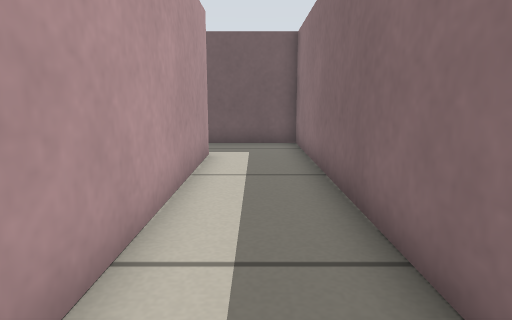
View 1 (above)

24 first-person views from a walk through a world built for the Player/Stage simulator. The camera is 0.39 m above the floor, tilts 10° down and sees 75° across. The lines on the ground mark 1 m squares. The floor is counted in squares, 0.25 m on a side. Each view is taken from the middle of a square. On the plan, view 1 faces up. The plan holds only what a view shows up to about 16 squares ahead; the rest is blank. Robots are left out.

View 2
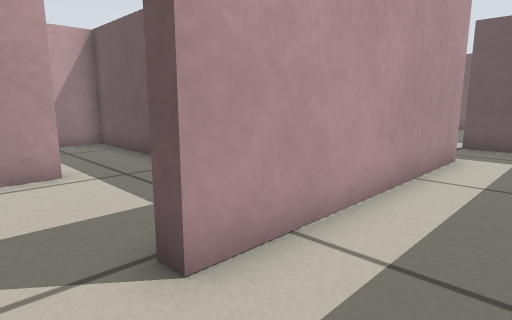

View 3
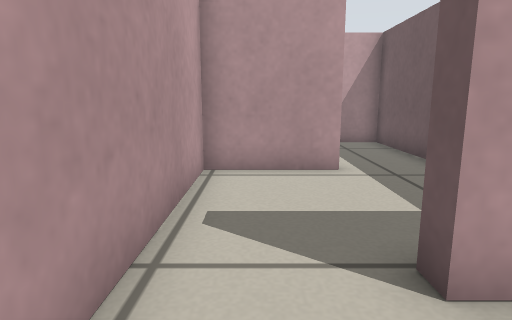

View 4
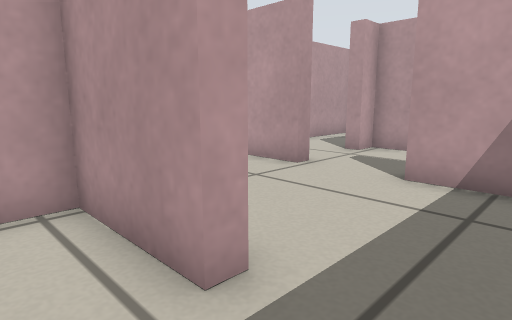

View 5
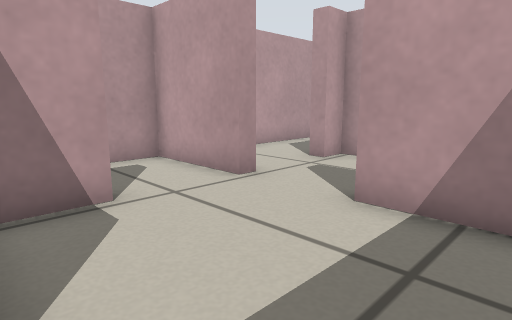

View 6
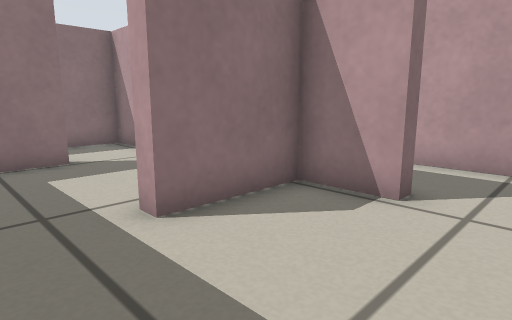

View 7
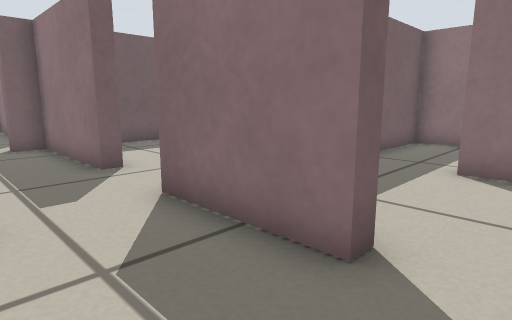

View 8
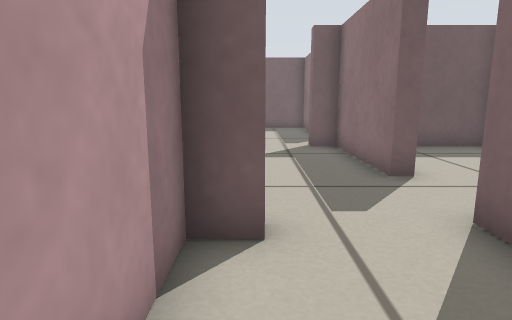

View 9
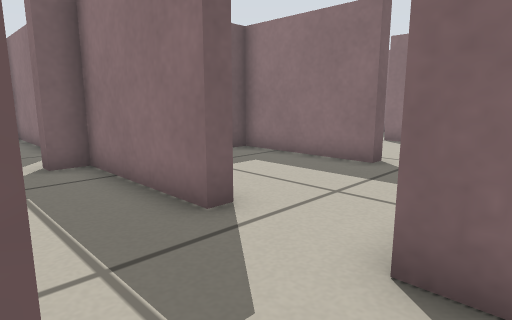

View 10
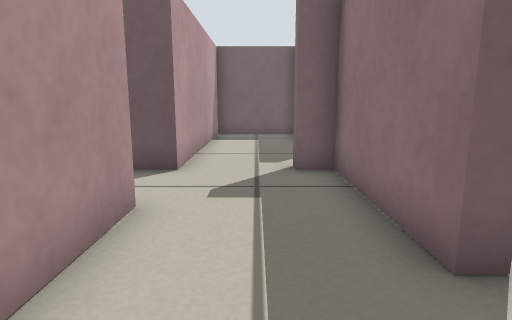

View 11
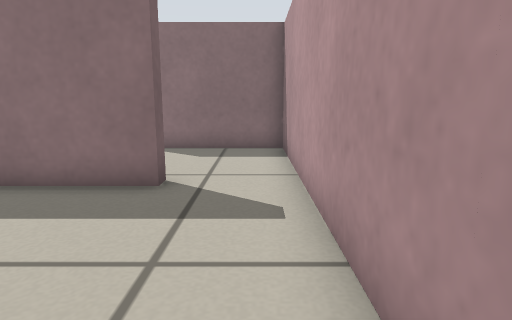

View 12
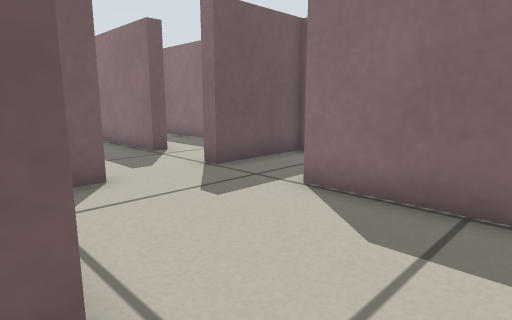

View 13
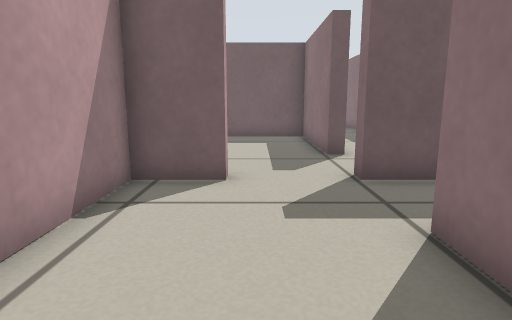

View 14
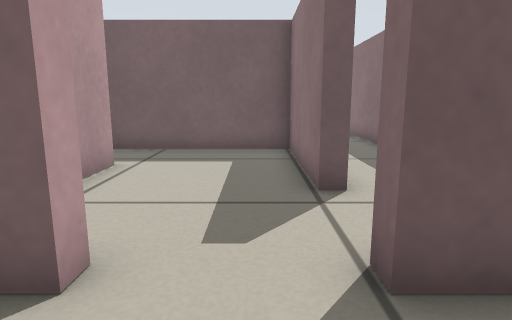

View 15
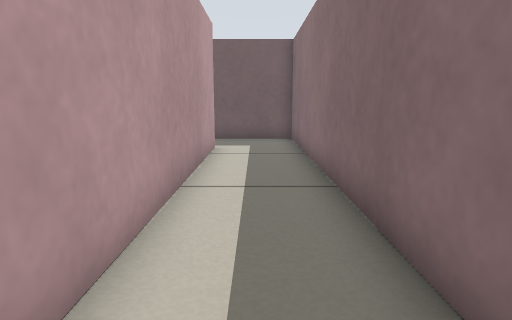

View 16
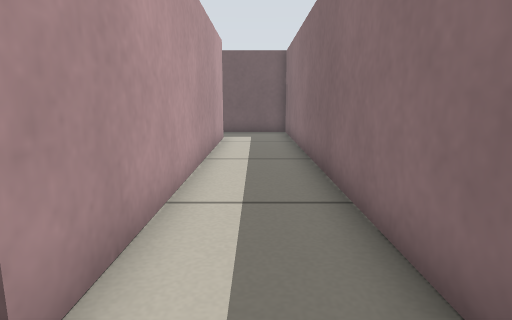

View 17
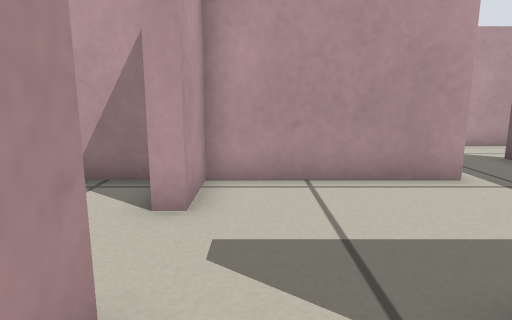

View 18
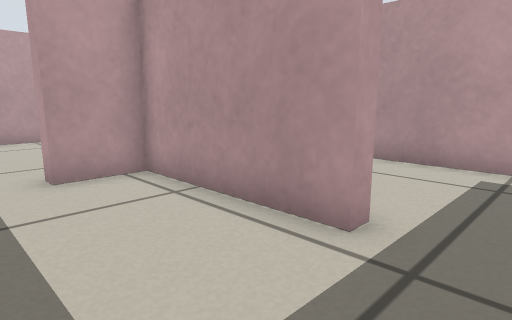

View 19
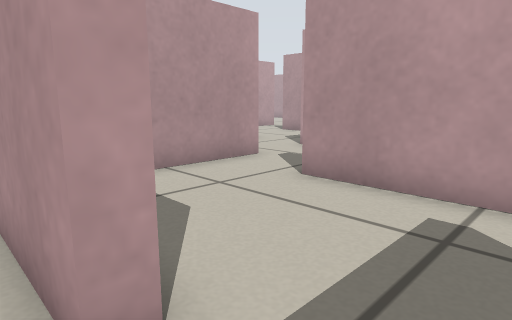

View 20
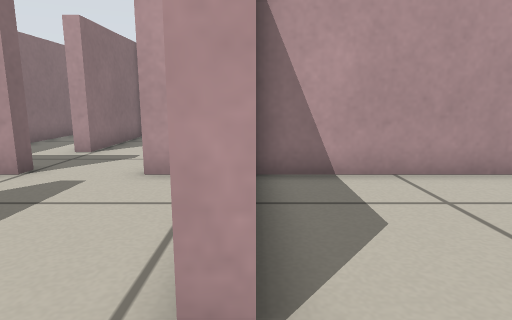

View 21
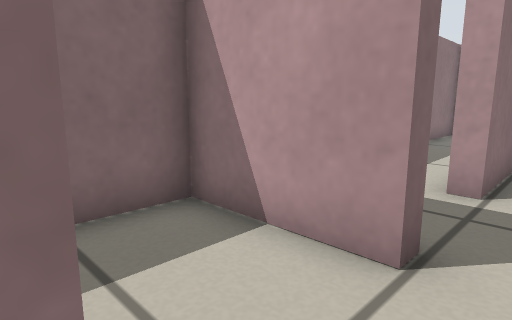

View 22
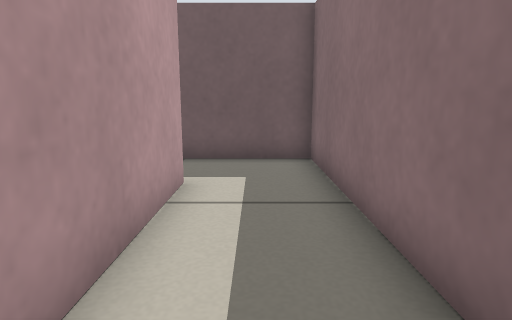

View 23
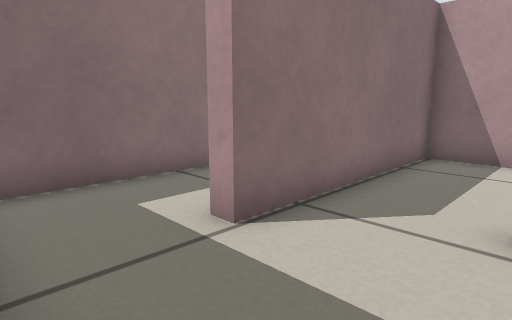

View 24
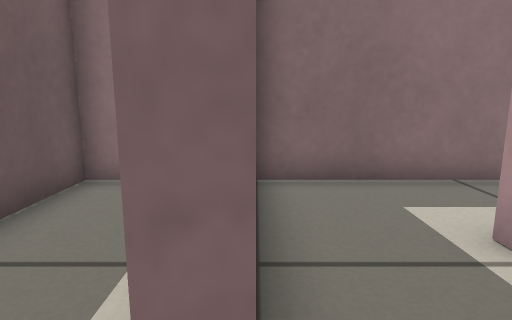

### Floor plan
Points are (right, up) in squares from view 1. A wall is a line through its corners. A room is listed if a view was taken in it or the views show most of it. See-through windows are left out.
Room 1 (views 1, 2, 3)
walls: (-1.4, 9.8) (-1.4, 1.5); (-0.5, -1.2) (1.5, -1.2) (1.5, 12.5) (-0.4, 12.5)
ways out: opening at (-1.5, 10.5) to room 7; opening at (-1.5, 0.5) to room 14
Room 2 (view 4)
walls: (-1.9, 2.5) (-1.9, 4.6) (-4.9, 4.6)
ways out: opening at (-6.5, 3.5) to room 3; opening at (-4, 2) to room 14
Room 3 (views 5, 6)
walls: (-7.9, 4.6) (-11.7, 4.6) (-11.7, 1.5); (-7, 1.9) (-6.5, 1.9)
ways out: opening at (-6.5, 3.5) to room 2; opening at (-9.5, 2) to room 15
Room 4 (views 7, 8, 9, 10, 11)
walls: (-14.9, 4.6) (-15.8, 4.6) (-15.8, 1.9); (-11.7, 1.5) (-12.2, 1.5) (-12.2, 5.1); (-15.8, 0) (-15.8, -1.2) (-14.9, -1.2); (-12.2, -1.2) (-11.7, -1.2); (-11.6, 7.8) (-12.2, 7.8)
ways out: opening at (-12, 6.5) to room 5; opening at (-14, 8.5) to room 13; opening at (-12, 0) to room 15; opening at (-13.5, -2)
Room 5 (view 12)
walls: (-6.4, 7.8) (-7, 7.8) (-7, 12.5) (-9.8, 12.5); (-12.2, 5.1) (-5.6, 5.1)
ways out: opening at (-12, 6.5) to room 4; opening at (-6.5, 6.5) to room 6
Room 6 (view 13)
walls: (-5.6, 5.1) (-1.9, 5.1) (-1.9, 9.8)
ways out: opening at (-6.5, 6.5) to room 5; opening at (-4, 8.5) to room 7
Room 7 (view 14)
walls: (-1.9, 9.8) (-1.4, 9.8); (-4.6, 13) (-4.6, 12.5) (-6.5, 12.5) (-6.5, 9.1); (-0.4, 12.5) (-1.9, 12.5) (-1.9, 13)
ways out: opening at (-1.5, 10.5) to room 1; opening at (-4, 8.5) to room 6; opening at (-3.5, 12.5) to room 9
Room 8 (views 15, 16, 17, 22)
walls: (-1.4, 28.3) (-1.4, 15.7); (-0.4, 13) (1.5, 13) (1.5, 31) (-0.5, 31)
ways out: opening at (-1.5, 14.5) to room 9; opening at (-1.5, 29.5)
Room 9 (views 18, 21)
walls: (-6.5, 18.1) (-6.5, 13) (-4.6, 13); (-1.4, 15.7) (-1.9, 15.7) (-1.9, 20.8) (-5.6, 20.8); (-1.9, 13) (-0.4, 13)
ways out: opening at (-3.5, 12.5) to room 7; opening at (-1.5, 14.5) to room 8; opening at (-6.5, 19.5) to room 10
Room 10 (views 19, 20)
walls: (-7.1, 18.1) (-6.5, 18.1); (-11.7, 19.4) (-11.7, 15.6); (-5.6, 20.8) (-9, 20.8); (-11.7, 22.9) (-11.7, 21.4); (-11.4, 13) (-7, 13)
ways out: opening at (-6.5, 19.5) to room 9; opening at (-12, 14.5) to room 12
Room 11 (views 23, 24)
walls: (1.5, 34.4) (-0.8, 34.4)
low walls: (-3.8, 31) (-3.8, 31.5)
ways out: opening at (-4.5, 31)
Room 12 (no view inside)
walls: (-12.2, 17.2) (-12.2, 20.8) (-15.8, 20.8) (-15.8, 13.5); (-13.1, 13) (-11.4, 13)
ways out: opening at (-12, 14.5) to room 10; opening at (-14.5, 12.5) to room 13
Room 13 (no view inside)
walls: (-15.8, 9.9) (-15.8, 7.1); (-12.2, 7.8) (-12.2, 12.5) (-13.1, 12.5) (-13.1, 13); (-15.8, 13.5) (-15.8, 12.5)
ways out: opening at (-14, 8.5) to room 4; opening at (-14.5, 12.5) to room 12; opening at (-16, 10.5)
Room 14 (no view inside)
walls: (-1.4, 1.5) (-1.9, 1.5) (-1.9, 2.5); (-6.5, 1.9) (-6.5, -1.2) (-0.5, -1.2)
ways out: opening at (-1.5, 0.5) to room 1; opening at (-4, 2) to room 2
Room 15 (no view inside)
walls: (-9, -1.2) (-7, -1.2) (-7, 1.9)
ways out: opening at (-9.5, 2) to room 3; opening at (-12, 0) to room 4; opening at (-10.5, -2)

Positions as (right, up) in squares from view 1, and headings:
1: (0, 0), facing up
2: (1, 0), facing up-left
3: (1, 0), facing left
4: (-5, 4), facing down-left
5: (-7, 4), facing down-left
6: (-11, 4), facing down-right
7: (-15, 0), facing up-right
8: (-15, 1), facing up
9: (-15, 4), facing up-right
10: (-14, 5), facing up
11: (-13, 6), facing right
12: (-7, 6), facing up-right
13: (-4, 6), facing up
14: (-3, 10), facing up
15: (0, 17), facing up
16: (0, 14), facing up
17: (0, 14), facing left
18: (-3, 20), facing down-left
19: (-6, 20), facing down-left
20: (-7, 20), facing down
21: (-3, 16), facing down-right
22: (0, 22), facing up
23: (-5, 31), facing down-right
24: (-5, 31), facing right
